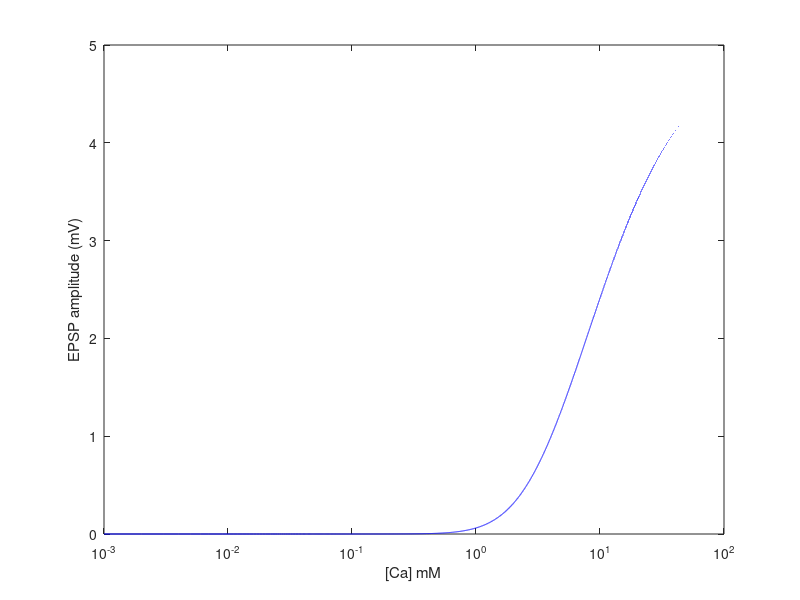

This chart was generated by the following MATLAB code: (Note: this script raises an error after producing the figure.)
% Perkel HW 11/10/07
%Q1
F = 5
K = 2
n = 4
Ca = [.001:.001:100];

A = F*((Ca./(Ca+K)).^n);


plot(Ca,A,'b')
h = gca ;
set(h,'xscale','log')
xlabel ('[Ca] mM')
ylabel ('EPSP amplitude (mV)')
gtext([num2str(F),num2str(K),num2str(n)])
hold on

% Q2

F = 5
K = 2
n = 4
Ca = [.001:.001:1];

A = F*((Ca./(Ca+K)).^n);


plot(Ca,A,'g.-')
h = gca ;
set(h,'xscale','log')
set(h,'yscale','log')
xlabel ('[Ca] mM')
ylabel ('EPSP amplitude (mV)')
gtext([num2str(F),num2str(K),num2str(n)])
hold on

slope = (log10(A(1000))-log10(A(1)))/(log10(Ca(1000))-log10(Ca(1)))

%Q2
Ca = [.4,1,1.8,6]
A = [17.9, 23.5, 26.6, 43.3]
A = [0.1, 7, 16.1, 25]
A = [.9, 4, 5.9, 11.4]
A = [.8, 3.3, 6.6, 11.8]

n = (log10(A(2)) - log10(A(1)))./(log10(Ca(2))-log10(Ca(1)))
F =A(4)

K = ((Ca.*nthroot(F,n))./nthroot(A,n))-Ca


plot(Ca,A) ;
h = gca ;
set(h,'xscale','log')
xlabel ('[Ca] mM')
ylabel ('EPSP amplitude (mV)')


% Q4 problem set 2
n = 5
a = 8
p = .1
count =0

for p = 0:.01:1
    count =count+1
predmean(count) = n*p*a
predvar(count) = n*p*(1-p)*a^2
predCVinv(count) = (predmean(count)^2)/predvar(count)
end

for amp = 0:a:n*a
    count = count+1
prob(count) = (factorial(n)*(p^(amp/a))*((1-p)^(n-(amp/a))))/(factorial(amp/a)*factorial(n-(amp/a))) ;
end

figure,
plot([0:a:n*a],prob)

% q8 ec
%static
n = 100
p = .1
a = 8

% p = normrnd(,sigma_exc,1,length) ;


for trial = 1:100

a = rand(1,n)*16 ;
meana(trial) =mean(a) ;

p = rand(1,n) ;
meanp(trial) = mean(p) ;

transRel = rand(1,n) ;
fire = (p-transRel)>0 ;

amplitude(trial) = sum(fire.*a) ;

end

meanamp = mean(amplitude)
predmean = n*mean(meanp)*mean(meana)

varamp = var(amplitude)
predvar = n*mean(meanp)*(1-mean(meanp))*(mean(meana))^2

